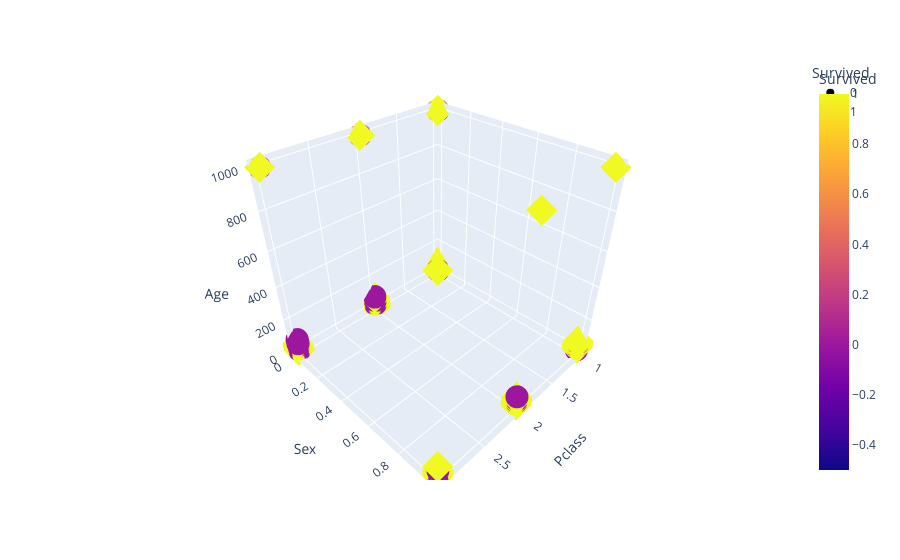

Source (notebook cell):
### Code cell
fig=px.scatter_3d(df1,x='Pclass',y='Sex',z='Age',color='Survived',symbol='Survived')
fig.show()

### Figure 1 — Plotly figure (JSON) as saved in the notebook; plotly's stock layout.template omitted (floating-point values rounded to 4 significant figures; data arrays with more than 128 entries replaced by an {"elided": "..."} marker saying what was removed)
{"data": [{"hovertemplate": "Survived=%{marker.color}<br>Pclass=%{x}<br>Sex=%{y}<br>Age=%{z}<extra></extra>", "legendgroup": "0", "marker": {"color": {"elided": "549 int values"}, "coloraxis": "coloraxis", "symbol": "circle"}, "mode": "markers", "name": "0", "scene": "scene", "showlegend": true, "type": "scatter3d", "x": {"elided": "549 int values"}, "y": {"elided": "549 int values"}, "z": {"elided": "549 float values"}}, {"hovertemplate": "Survived=%{marker.color}<br>Pclass=%{x}<br>Sex=%{y}<br>Age=%{z}<extra></extra>", "legendgroup": "1", "marker": {"color": {"elided": "342 int values"}, "coloraxis": "coloraxis", "symbol": "diamond"}, "mode": "markers", "name": "1", "scene": "scene", "showlegend": true, "type": "scatter3d", "x": {"elided": "342 int values"}, "y": {"elided": "342 int values"}, "z": {"elided": "342 float values"}}], "layout": {"coloraxis": {"colorbar": {"title": {"text": "Survived"}}, "colorscale": [[0, "#0d0887"], [0.1111, "#46039f"], [0.2222, "#7201a8"], [0.3333, "#9c179e"], [0.4444, "#bd3786"], [0.5556, "#d8576b"], [0.6667, "#ed7953"], [0.7778, "#fb9f3a"], [0.8889, "#fdca26"], [1, "#f0f921"]]}, "legend": {"title": {"text": "Survived"}, "tracegroupgap": 0}, "margin": {"t": 60}, "scene": {"domain": {"x": [0, 1], "y": [0, 1]}, "xaxis": {"title": {"text": "Pclass"}}, "yaxis": {"title": {"text": "Sex"}}, "zaxis": {"title": {"text": "Age"}}}}}
